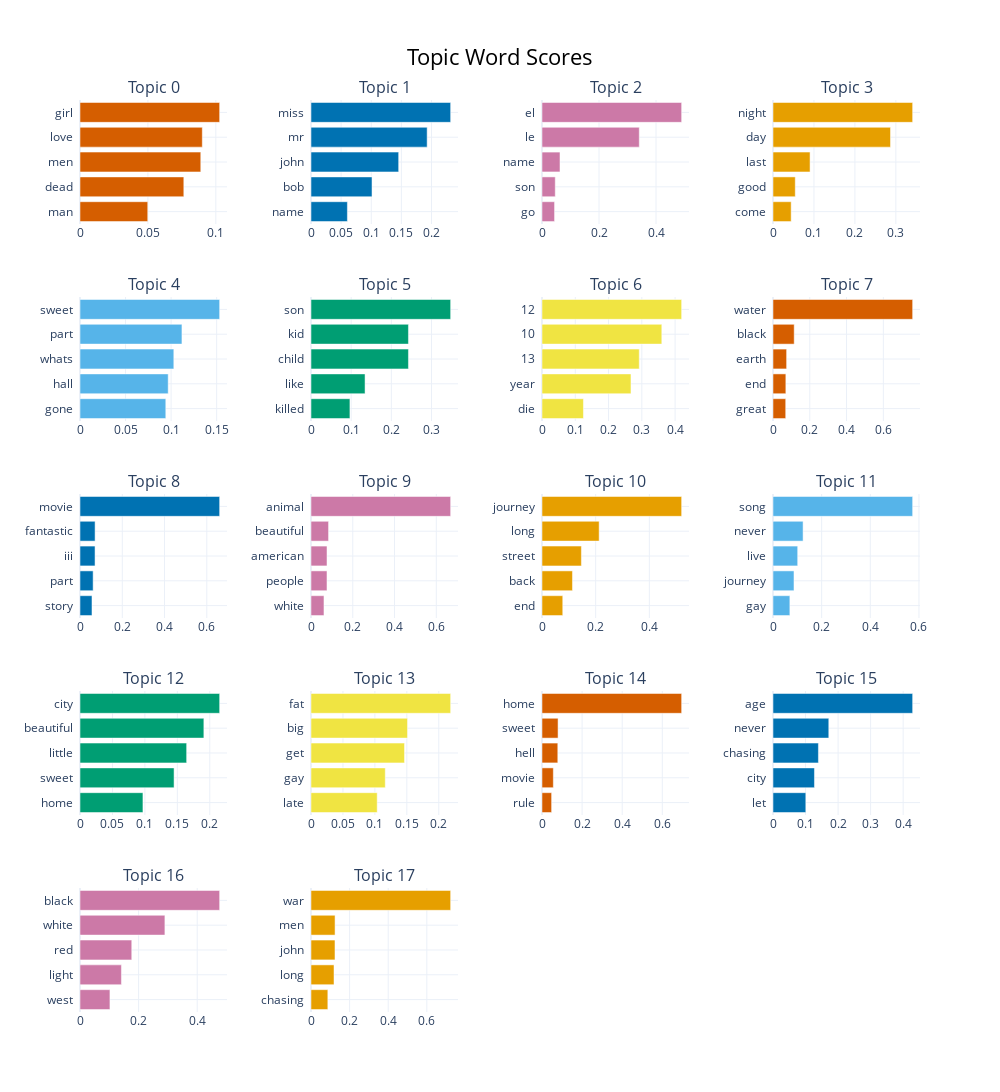

The code cell stored with this chart in its notebook:
### Code cell
# Visualize top topic keywords
topic_model.visualize_barchart(top_n_topics=20)

### Figure 1 — Plotly figure (JSON) as saved in the notebook; plotly's stock layout.template omitted (floating-point values rounded to 4 significant figures)
{"data": [{"marker": {"color": "#D55E00"}, "orientation": "h", "type": "bar", "x": [0.04988, 0.07643, 0.08892, 0.09004, 0.1028], "xaxis": "x", "y": ["man  ", "dead  ", "men  ", "love  ", "girl  "], "yaxis": "y"}, {"marker": {"color": "#0072B2"}, "orientation": "h", "type": "bar", "x": [0.06041, 0.1013, 0.1455, 0.1928, 0.2318], "xaxis": "x2", "y": ["name  ", "bob  ", "john  ", "mr  ", "miss  "], "yaxis": "y2"}, {"marker": {"color": "#CC79A7"}, "orientation": "h", "type": "bar", "x": [0.04404, 0.04651, 0.06311, 0.3413, 0.4899], "xaxis": "x3", "y": ["go  ", "son  ", "name  ", "le  ", "el  "], "yaxis": "y3"}, {"marker": {"color": "#E69F00"}, "orientation": "h", "type": "bar", "x": [0.04437, 0.05436, 0.09048, 0.2869, 0.341], "xaxis": "x4", "y": ["come  ", "good  ", "last  ", "day  ", "night  "], "yaxis": "y4"}, {"marker": {"color": "#56B4E9"}, "orientation": "h", "type": "bar", "x": [0.09417, 0.09679, 0.103, 0.1119, 0.1533], "xaxis": "x5", "y": ["gone  ", "hall  ", "whats  ", "part  ", "sweet  "], "yaxis": "y5"}, {"marker": {"color": "#009E73"}, "orientation": "h", "type": "bar", "x": [0.09694, 0.1346, 0.2426, 0.2426, 0.3477], "xaxis": "x6", "y": ["killed  ", "like  ", "child  ", "kid  ", "son  "], "yaxis": "y6"}, {"marker": {"color": "#F0E442"}, "orientation": "h", "type": "bar", "x": [0.1245, 0.2674, 0.2923, 0.3601, 0.4197], "xaxis": "x7", "y": ["die  ", "year  ", "13  ", "10  ", "12  "], "yaxis": "y7"}, {"marker": {"color": "#D55E00"}, "orientation": "h", "type": "bar", "x": [0.06913, 0.06989, 0.07407, 0.1153, 0.7595], "xaxis": "x8", "y": ["great  ", "end  ", "earth  ", "black  ", "water  "], "yaxis": "y8"}, {"marker": {"color": "#0072B2"}, "orientation": "h", "type": "bar", "x": [0.05668, 0.06216, 0.07117, 0.07141, 0.6608], "xaxis": "x9", "y": ["story  ", "part  ", "iii  ", "fantastic  ", "movie  "], "yaxis": "y9"}, {"marker": {"color": "#CC79A7"}, "orientation": "h", "type": "bar", "x": [0.06209, 0.07654, 0.0766, 0.08409, 0.6687], "xaxis": "x10", "y": ["white  ", "people  ", "american  ", "beautiful  ", "animal  "], "yaxis": "y10"}, {"marker": {"color": "#E69F00"}, "orientation": "h", "type": "bar", "x": [0.07738, 0.1136, 0.1468, 0.213, 0.5205], "xaxis": "x11", "y": ["end  ", "back  ", "street  ", "long  ", "journey  "], "yaxis": "y11"}, {"marker": {"color": "#56B4E9"}, "orientation": "h", "type": "bar", "x": [0.06931, 0.08623, 0.1015, 0.1236, 0.5741], "xaxis": "x12", "y": ["gay  ", "journey  ", "live  ", "never  ", "song  "], "yaxis": "y12"}, {"marker": {"color": "#009E73"}, "orientation": "h", "type": "bar", "x": [0.09701, 0.145, 0.1644, 0.1909, 0.2153], "xaxis": "x13", "y": ["home  ", "sweet  ", "little  ", "beautiful  ", "city  "], "yaxis": "y13"}, {"marker": {"color": "#F0E442"}, "orientation": "h", "type": "bar", "x": [0.1036, 0.1163, 0.1464, 0.1511, 0.2186], "xaxis": "x14", "y": ["late  ", "gay  ", "get  ", "big  ", "fat  "], "yaxis": "y14"}, {"marker": {"color": "#D55E00"}, "orientation": "h", "type": "bar", "x": [0.04794, 0.05649, 0.07878, 0.08007, 0.6964], "xaxis": "x15", "y": ["rule  ", "movie  ", "hell  ", "sweet  ", "home  "], "yaxis": "y15"}, {"marker": {"color": "#0072B2"}, "orientation": "h", "type": "bar", "x": [0.1008, 0.1274, 0.1396, 0.1715, 0.4292], "xaxis": "x16", "y": ["let  ", "city  ", "chasing  ", "never  ", "age  "], "yaxis": "y16"}, {"marker": {"color": "#CC79A7"}, "orientation": "h", "type": "bar", "x": [0.1022, 0.1414, 0.1766, 0.2897, 0.4766], "xaxis": "x17", "y": ["west  ", "light  ", "red  ", "white  ", "black  "], "yaxis": "y17"}, {"marker": {"color": "#E69F00"}, "orientation": "h", "type": "bar", "x": [0.08724, 0.1193, 0.1242, 0.1246, 0.7235], "xaxis": "x18", "y": ["chasing  ", "long  ", "john  ", "men  ", "war  "], "yaxis": "y18"}], "layout": {"annotations": [{"font": {"size": 16}, "showarrow": false, "text": "Topic 0", "x": 0.0875, "xanchor": "center", "xref": "paper", "y": 1.0, "yanchor": "bottom", "yref": "paper"}, {"font": {"size": 16}, "showarrow": false, "text": "Topic 1", "x": 0.3625, "xanchor": "center", "xref": "paper", "y": 1.0, "yanchor": "bottom", "yref": "paper"}, {"font": {"size": 16}, "showarrow": false, "text": "Topic 2", "x": 0.6375, "xanchor": "center", "xref": "paper", "y": 1.0, "yanchor": "bottom", "yref": "paper"}, {"font": {"size": 16}, "showarrow": false, "text": "Topic 3", "x": 0.9125, "xanchor": "center", "xref": "paper", "y": 1.0, "yanchor": "bottom", "yref": "paper"}, {"font": {"size": 16}, "showarrow": false, "text": "Topic 4", "x": 0.0875, "xanchor": "center", "xref": "paper", "y": 0.784, "yanchor": "bottom", "yref": "paper"}, {"font": {"size": 16}, "showarrow": false, "text": "Topic 5", "x": 0.3625, "xanchor": "center", "xref": "paper", "y": 0.784, "yanchor": "bottom", "yref": "paper"}, {"font": {"size": 16}, "showarrow": false, "text": "Topic 6", "x": 0.6375, "xanchor": "center", "xref": "paper", "y": 0.784, "yanchor": "bottom", "yref": "paper"}, {"font": {"size": 16}, "showarrow": false, "text": "Topic 7", "x": 0.9125, "xanchor": "center", "xref": "paper", "y": 0.784, "yanchor": "bottom", "yref": "paper"}, {"font": {"size": 16}, "showarrow": false, "text": "Topic 8", "x": 0.0875, "xanchor": "center", "xref": "paper", "y": 0.568, "yanchor": "bottom", "yref": "paper"}, {"font": {"size": 16}, "showarrow": false, "text": "Topic 9", "x": 0.3625, "xanchor": "center", "xref": "paper", "y": 0.568, "yanchor": "bottom", "yref": "paper"}, {"font": {"size": 16}, "showarrow": false, "text": "Topic 10", "x": 0.6375, "xanchor": "center", "xref": "paper", "y": 0.568, "yanchor": "bottom", "yref": "paper"}, {"font": {"size": 16}, "showarrow": false, "text": "Topic 11", "x": 0.9125, "xanchor": "center", "xref": "paper", "y": 0.568, "yanchor": "bottom", "yref": "paper"}, {"font": {"size": 16}, "showarrow": false, "text": "Topic 12", "x": 0.0875, "xanchor": "center", "xref": "paper", "y": 0.352, "yanchor": "bottom", "yref": "paper"}, {"font": {"size": 16}, "showarrow": false, "text": "Topic 13", "x": 0.3625, "xanchor": "center", "xref": "paper", "y": 0.352, "yanchor": "bottom", "yref": "paper"}, {"font": {"size": 16}, "showarrow": false, "text": "Topic 14", "x": 0.6375, "xanchor": "center", "xref": "paper", "y": 0.352, "yanchor": "bottom", "yref": "paper"}, {"font": {"size": 16}, "showarrow": false, "text": "Topic 15", "x": 0.9125, "xanchor": "center", "xref": "paper", "y": 0.352, "yanchor": "bottom", "yref": "paper"}, {"font": {"size": 16}, "showarrow": false, "text": "Topic 16", "x": 0.0875, "xanchor": "center", "xref": "paper", "y": 0.136, "yanchor": "bottom", "yref": "paper"}, {"font": {"size": 16}, "showarrow": false, "text": "Topic 17", "x": 0.3625, "xanchor": "center", "xref": "paper", "y": 0.136, "yanchor": "bottom", "yref": "paper"}], "height": 1250, "hoverlabel": {"bgcolor": "white", "font": {"family": "Rockwell", "size": 16}}, "showlegend": false, "title": {"font": {"color": "Black", "size": 22}, "text": "Topic Word Scores", "x": 0.5, "xanchor": "center", "yanchor": "top"}, "width": 1000, "xaxis": {"anchor": "y", "domain": [0, 0.175], "showgrid": true}, "xaxis10": {"anchor": "y10", "domain": [0.275, 0.45], "showgrid": true}, "xaxis11": {"anchor": "y11", "domain": [0.55, 0.725], "showgrid": true}, "xaxis12": {"anchor": "y12", "domain": [0.825, 1], "showgrid": true}, "xaxis13": {"anchor": "y13", "domain": [0, 0.175], "showgrid": true}, "xaxis14": {"anchor": "y14", "domain": [0.275, 0.45], "showgrid": true}, "xaxis15": {"anchor": "y15", "domain": [0.55, 0.725], "showgrid": true}, "xaxis16": {"anchor": "y16", "domain": [0.825, 1], "showgrid": true}, "xaxis17": {"anchor": "y17", "domain": [0, 0.175], "showgrid": true}, "xaxis18": {"anchor": "y18", "domain": [0.275, 0.45], "showgrid": true}, "xaxis19": {"anchor": "y19", "domain": [0.55, 0.725], "showgrid": true}, "xaxis2": {"anchor": "y2", "domain": [0.275, 0.45], "showgrid": true}, "xaxis20": {"anchor": "y20", "domain": [0.825, 1], "showgrid": true}, "xaxis3": {"anchor": "y3", "domain": [0.55, 0.725], "showgrid": true}, "xaxis4": {"anchor": "y4", "domain": [0.825, 1], "showgrid": true}, "xaxis5": {"anchor": "y5", "domain": [0, 0.175], "showgrid": true}, "xaxis6": {"anchor": "y6", "domain": [0.275, 0.45], "showgrid": true}, "xaxis7": {"anchor": "y7", "domain": [0.55, 0.725], "showgrid": true}, "xaxis8": {"anchor": "y8", "domain": [0.825, 1], "showgrid": true}, "xaxis9": {"anchor": "y9", "domain": [0, 0.175], "showgrid": true}, "yaxis": {"anchor": "x", "domain": [0.864, 1.0], "showgrid": true}, "yaxis10": {"anchor": "x10", "domain": [0.432, 0.568], "showgrid": true}, "yaxis11": {"anchor": "x11", "domain": [0.432, 0.568], "showgrid": true}, "yaxis12": {"anchor": "x12", "domain": [0.432, 0.568], "showgrid": true}, "yaxis13": {"anchor": "x13", "domain": [0.216, 0.352], "showgrid": true}, "yaxis14": {"anchor": "x14", "domain": [0.216, 0.352], "showgrid": true}, "yaxis15": {"anchor": "x15", "domain": [0.216, 0.352], "showgrid": true}, "yaxis16": {"anchor": "x16", "domain": [0.216, 0.352], "showgrid": true}, "yaxis17": {"anchor": "x17", "domain": [0, 0.136], "showgrid": true}, "yaxis18": {"anchor": "x18", "domain": [0, 0.136], "showgrid": true}, "yaxis19": {"anchor": "x19", "domain": [0, 0.136], "showgrid": true}, "yaxis2": {"anchor": "x2", "domain": [0.864, 1.0], "showgrid": true}, "yaxis20": {"anchor": "x20", "domain": [0, 0.136], "showgrid": true}, "yaxis3": {"anchor": "x3", "domain": [0.864, 1.0], "showgrid": true}, "yaxis4": {"anchor": "x4", "domain": [0.864, 1.0], "showgrid": true}, "yaxis5": {"anchor": "x5", "domain": [0.648, 0.784], "showgrid": true}, "yaxis6": {"anchor": "x6", "domain": [0.648, 0.784], "showgrid": true}, "yaxis7": {"anchor": "x7", "domain": [0.648, 0.784], "showgrid": true}, "yaxis8": {"anchor": "x8", "domain": [0.648, 0.784], "showgrid": true}, "yaxis9": {"anchor": "x9", "domain": [0.432, 0.568], "showgrid": true}}}
